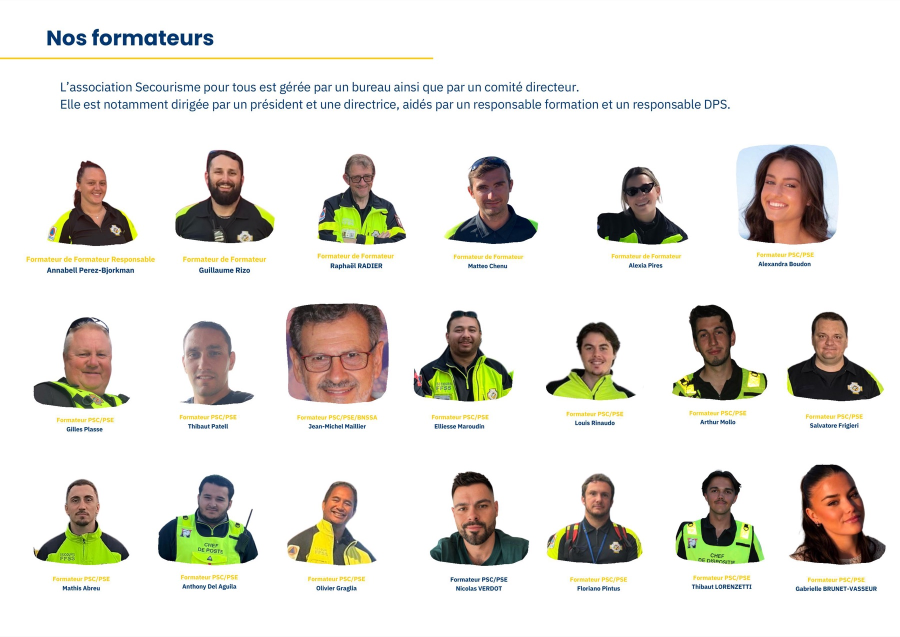
#> input picture outils/sources/formateurs-2026.jpg, 1800 x 1273 px, given in place of 6A864967-7748-4D99-AFB3-4DD12035330E_1_105_c.jpeg, which was not available (shown at 1/2 size)
$ python portraits.py sources
#> lines starting #> are read from the running program, lines starting #| are printed output that depends on the picture; pictures that were not available may be replaced by others from this repository, and a replacement may not be noted
"""
Fabrique les images des portraits d'équipe à partir des envois Tally.

POURQUOI CE FICHIER EXISTE. Les recadrages étaient faits à la main, une fois,
sans trace. À la première régénération depuis les sources, quatre ont été
silencieusement perdus — dont celui qui écartait la fille mineure d'Aurelia,
qui s'est ainsi retrouvée publiée. Un recadrage qui n'est écrit nulle part est
un recadrage qu'on refera de travers.

Chaque portrait produit deux fichiers : la grande image du portrait ouvert et
la vignette du mur. Le rapport est toujours 3/4.

    python3 outils/portraits.py "/chemin/vers/le/dossier/Tally"
"""

import hashlib
import json
import pathlib
import sys

from PIL import Image, ImageOps

RATIO = 3 / 4
RACINE = pathlib.Path(__file__).resolve().parent.parent
SORTIE = RACINE / 'public' / 'img' / 'equipe'

# Les images de public/ sont servies telles quelles, sous un nom stable et avec
# un cache d'une semaine. Recadrer une photo sans changer son nom ne se voyait
# donc nulle part avant sept jours — ni chez nous, ni chez les visiteurs déjà
# passés. On écrit l'empreinte du contenu dans ce fichier, que le site ajoute
# en fin d'URL : contenu différent, adresse différente, cache contourné.
EMPREINTES = RACINE / 'src' / 'data' / 'empreintes-portraits.json'

# Deux façons de cadrer.
#
# « boite » : une boîte explicite en pixels source (gauche, haut, droite, bas),
# obligatoire dès qu'il faut exclure quelqu'un du champ ou serrer sur une
# personne dans un groupe. Elle doit déjà être au rapport 3/4.
#
# « ancre » : le sujet est seul et bien placé, on se contente de ramener la
# photo au rapport 3/4 en s'ancrant sur lui — 0 à gauche ou en haut, 1 à droite
# ou en bas, 0.5 au centre.
PORTRAITS = {
    'aurelia': {
        'fichier': '6A864967-7748-4D99-AFB3-4DD12035330E_1_105_c.jpeg',
        # Sa fille est mineure et parfaitement reconnaissable à l'arrière.
        # L'accord d'Aurelia ne vaut pas pour l'enfant : la boîte s'arrête
        # avant elle. NE PAS ÉLARGIR sans l'accord explicite d'Aurelia.
        'boite': (307, 30, 768, 645),
    },
    'anthony': {
        'fichier': '5C10EB09-EDF5-47EC-9191-0BB8FFA79CEF.png',
        # Photo de groupe : on serre sur lui, sans le visage du voisin.
        'boite': (112, 320, 548, 901),
    },
    'salah': {
        'fichier': '20241225_123728.jpg',
        # Sans boîte, il n'est qu'une silhouette au milieu du village de Noël.
        'boite': (881, 1750, 1781, 2950),
    },
    'annabell': {'fichier': 'IMG_6948.jpeg', 'ancre': (.5, .5)},
    'raphael-lebreuilly': {'fichier': 'IMG_8405.jpeg', 'ancre': (.5, .5)},
    'raphael-radier': {'fichier': '88b9cc59-e0ab-4041-b506-fa19ca715a24.jpeg', 'ancre': (.53, .5)},
    'thibaut': {'fichier': '02A1D0DE-BFE7-46D3-A529-FF0E2AC94392.png', 'ancre': (.5, .18)},
    'angele': {'fichier': 'e82bf838-ac33-41ed-8640-1ef98f543f75.jpeg', 'ancre': (.5, .5)},
    'anne-sophie': {'fichier': '20260813_161437.jpg', 'ancre': (.55, .5)},
    'guillaume': {
        'fichier': '01ba0ead-3a4d-42a6-9290-a09f35535d69.JPG',
        # Selfie à quatre. Guillaume est le second en partant de la gauche,
        # barbu et lunettes roses. Le premier n'est pas lui.
        'boite': (463, 88, 883, 648),
    },
    'julien': {'fichier': 'IMG-20260510-WA0006.jpg', 'ancre': (.5, .5)},
    'yaad': {'fichier': 'IMG_6770.jpeg', 'ancre': (.5, .03)},
    # Deux Manon dans l'équipe : chacune porte son nom, comme les deux Raphaël.
    'manon-dewaest-faure': {'fichier': 'IMG_3475.jpeg', 'ancre': (.5, .0)},
    'manon-rinaudo': {
        'fichier': 'IMG_9663.png',
        # Elles sont deux sur la photo, joue contre joue. L'accord de Manon ne
        # vaut que pour elle : la boîte s'arrête avant le visage de l'autre
        # personne, dont il ne reste qu'une mèche dans l'angle. NE PAS ÉLARGIR
        # vers la gauche sans son accord à elle aussi.
        'boite': (238, 500, 1284, 1895),
    },
    'romain': {
        'fichier': 'Screenshot_2026-08-24-11-15-08-728_com.miui.gallery.jpg',
        # Capture d'écran très haute : sans boîte il n'est qu'une silhouette
        # sous la tente, et le bas de l'image porte une bande noire.
        # Remontée : la tête touchait le bord haut une fois recadrée par la
        # boîte de dialogue, qui ne montre que 54 % de la largeur.
        'boite': (200, 950, 840, 1803),
    },
    'aaron': {
        'fichier': 'IMG_3719.jpeg',
        # Seul, bien cadré : on resserre simplement sur lui.
        'boite': (746, 1266, 2746, 3933),
    },
    'kyllian': {
        'fichier': 'IMG_20260824_110246.jpg',
        # ⚠️ Source de 216 pixels de large seulement. La vignette est déjà à la
        # limite, la grande image reste sous la définition des autres. Une
        # photo prise autrement réglerait ça d'un coup.
        'boite': (0, 230, 216, 518),
    },
    'andrea': {
        'fichier': '29e5ff3b-9af8-4f3b-bbbd-0cc0b56dc712.jpeg',
        # ⚠️ Deux secouristes dans le véhicule, et on ne sait pas laquelle est
        # Andréa. Le cadrage les garde toutes les deux plutôt que de serrer sur
        # l'une au hasard. À reprendre dès que c'est confirmé.
        'boite': (575, 871, 1915, 2658),
    },
    'nicolas': {
        'fichier': 'Nicolas verdot a gauche.JPG',
        # Selfie à quatre, il est le premier à gauche — le fichier le dit, et
        # c'est ce qui a manqué pour Guillaume.
        # Desserrée : à (0, 170, 600, 970) le haut du crâne touchait le bord,
        # et le portrait ouvert le montrait coupé.
        'boite': (0, 110, 720, 1070),
    },
    'mathieu': {
        'fichier': 'WhatsApp Image 2026-02-21 at 18.18.51.jpeg',
        # ⚠️ Scène d'intervention à plusieurs. On ne sait pas lequel est
        # Mathieu : tant que ce n'est pas confirmé, on garde la scène entière
        # plutôt que de serrer sur quelqu'un au hasard. Deux cadrages ont déjà
        # été faits à l'envers faute de cette précaution.
        'ancre': (.5, .0),
    },
}

# On n'agrandit jamais une photo au-delà de ce facteur : mieux vaut une image
# un peu plus petite qu'une image floue. Les recadrages serrés en profitent.
AGRANDISSEMENT_MAX = 1.6


def cadre(im, fiche):
    if 'boite' in fiche:
        return im.crop(fiche['boite'])
    ax, ay = fiche['ancre']
    w, h = im.size
    if w / h > RATIO:
        nw, nh = int(h * RATIO), h
        return im.crop((round((w - nw) * ax), 0, round((w - nw) * ax) + nw, nh))
    nw, nh = w, int(w / RATIO)
    y = round((h - nh) * ay)
    return im.crop((0, y, nw, y + nh))


def main(source):
#> called with source = 'sources'
    src = pathlib.Path(source)
    empreintes = {}
    for slug, fiche in PORTRAITS.items():
        im = ImageOps.exif_transpose(Image.open(src / fiche['fichier'])).convert('RGB')
#> im is the input picture: PIL image 1800x1273 RGB; mean R, G, B 227.2, 225, 219.1
        v = cadre(im, fiche)
#> in cadre, `return im.crop(fiche['boite'])`:
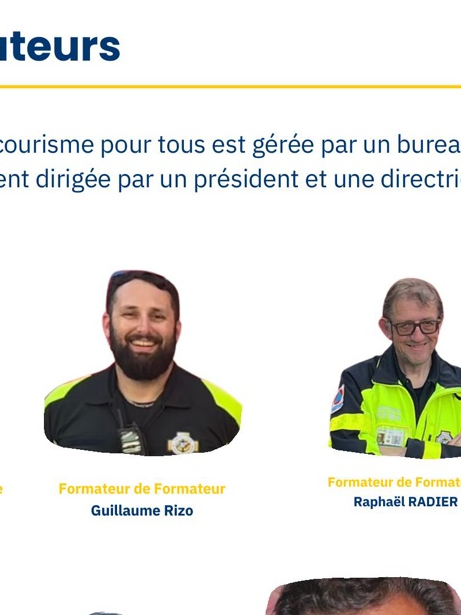
#> returned value: PIL image 461x615 RGB; mean R, G, B 224.4, 224.3, 218.5
        if abs(v.width / v.height - RATIO) > 0.01:
            raise SystemExit(f'{slug} : la boîte n’est pas au rapport 3/4 ({v.width}×{v.height})')
        plafond = round(v.width * AGRANDISSEMENT_MAX)
#> plafond = 738
        for suffixe, largeur, qualite in [('', min(900, plafond), 82), ('-min', 360, 78)]:
            v.resize((largeur, round(largeur / RATIO)), Image.LANCZOS).save(
                SORTIE / f'{slug}{suffixe}.jpg', 'JPEG',
                quality=qualite, optimize=True, progressive=True)
#> this loop made 2 passes
#> pass 1, in main, `v.resize((largeur, round(largeur / RATIO)), Image.LANCZOS).save( SORTI..`:
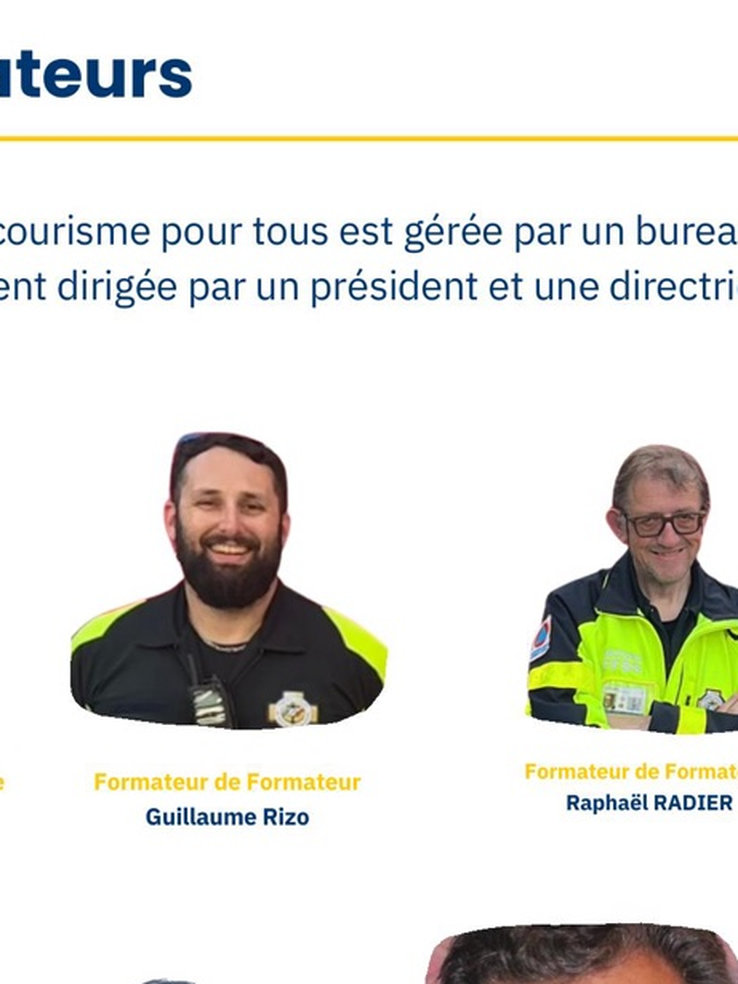
#> saved as aurelia.jpg: PIL image 738x984 RGB; mean R, G, B 224.3, 224.2, 218.3
#> pass 2, in main, `v.resize((largeur, round(largeur / RATIO)), Image.LANCZOS).save( SORTI..`:
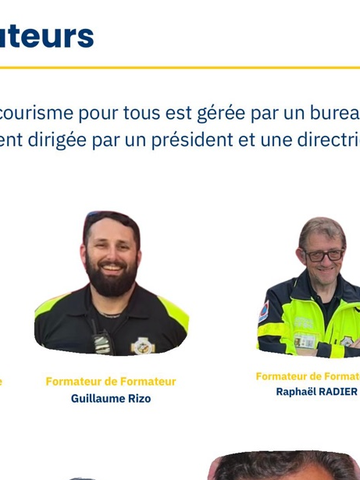
#> saved as aurelia-min.jpg: PIL image 360x480 RGB; mean R, G, B 224.3, 224.2, 218.3
        for suffixe in ('', '-min'):
            f = SORTIE / f'{slug}{suffixe}.jpg'
            empreintes[f'/img/equipe/{f.name}'] = hashlib.sha256(f.read_bytes()).hexdigest()[:8]
#> (the run stopped early here; a loop or call above may not have finished)
